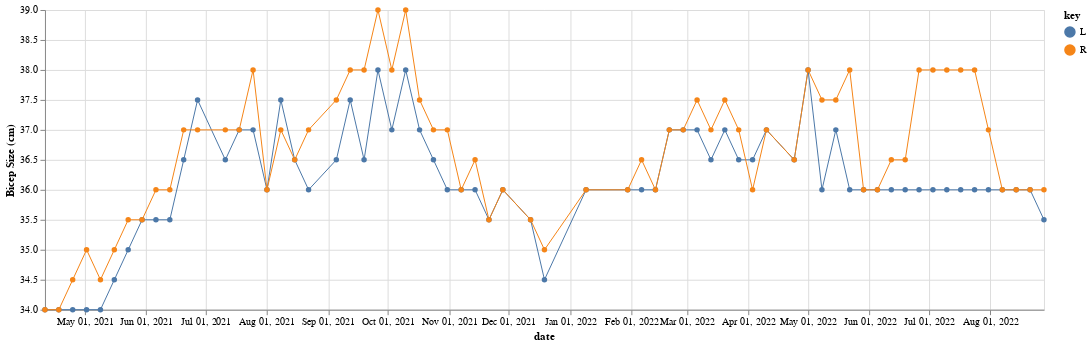

Notebook code cell kept with this figure:
### Code cell
# Biceps
chart = make_chart_LR_hover(14, 15)

chart

### Figure 1 — Vega-Lite specification as saved in the notebook (floating-point values rounded to 4 significant figures)
{"$schema": "https://vega.github.io/schema/vega-lite/v4.17.0.json", "config": {"view": {"continuousHeight": 300, "continuousWidth": 400}}, "data": {"name": "data-f3c5541deba64c58154ac125ffc0f579"}, "datasets": {"data-f3c5541deba64c58154ac125ffc0f579": [{"L": 34, "R": 34, "date": "2021-04-11T00:00:00"}, {"L": 34, "R": 34, "date": "2021-04-18T00:00:00"}, {"L": 34, "R": 34.5, "date": "2021-04-25T00:00:00"}, {"L": 34, "R": 35, "date": "2021-05-02T00:00:00"}, {"L": 34, "R": 34.5, "date": "2021-05-09T00:00:00"}, {"L": 34.5, "R": 35, "date": "2021-05-16T00:00:00"}, {"L": 35, "R": 35.5, "date": "2021-05-23T00:00:00"}, {"L": 35.5, "R": 35.5, "date": "2021-05-30T00:00:00"}, {"L": 35.5, "R": 36, "date": "2021-06-06T00:00:00"}, {"L": 35.5, "R": 36, "date": "2021-06-13T00:00:00"}, {"L": 36.5, "R": 37, "date": "2021-06-20T00:00:00"}, {"L": 37.5, "R": 37, "date": "2021-06-27T00:00:00"}, {"L": null, "R": null, "date": "2021-07-04T00:00:00"}, {"L": 36.5, "R": 37, "date": "2021-07-11T00:00:00"}, {"L": 37, "R": 37, "date": "2021-07-18T00:00:00"}, {"L": 37, "R": 38, "date": "2021-07-25T00:00:00"}, {"L": 36, "R": 36, "date": "2021-08-01T00:00:00"}, {"L": 37.5, "R": 37, "date": "2021-08-08T00:00:00"}, {"L": 36.5, "R": 36.5, "date": "2021-08-15T00:00:00"}, {"L": 36, "R": 37, "date": "2021-08-22T00:00:00"}, {"L": 36.5, "R": 37.5, "date": "2021-09-05T00:00:00"}, {"L": 37.5, "R": 38, "date": "2021-09-12T00:00:00"}, {"L": 36.5, "R": 38, "date": "2021-09-19T00:00:00"}, {"L": 38, "R": 39, "date": "2021-09-26T00:00:00"}, {"L": 37, "R": 38, "date": "2021-10-03T00:00:00"}, {"L": 38, "R": 39, "date": "2021-10-10T00:00:00"}, {"L": 37, "R": 37.5, "date": "2021-10-17T00:00:00"}, {"L": 36.5, "R": 37, "date": "2021-10-24T00:00:00"}, {"L": 36, "R": 37, "date": "2021-10-31T00:00:00"}, {"L": 36, "R": 36, "date": "2021-11-07T00:00:00"}, {"L": 36, "R": 36.5, "date": "2021-11-14T00:00:00"}, {"L": 35.5, "R": 35.5, "date": "2021-11-21T00:00:00"}, {"L": 36, "R": 36, "date": "2021-11-28T00:00:00"}, {"L": 35.5, "R": 35.5, "date": "2021-12-12T00:00:00"}, {"L": 34.5, "R": 35, "date": "2021-12-19T00:00:00"}, {"L": 36, "R": 36, "date": "2022-01-09T00:00:00"}, {"L": 36, "R": 36, "date": "2022-01-30T00:00:00"}, {"L": 36, "R": 36.5, "date": "2022-02-06T00:00:00"}, {"L": 36, "R": 36, "date": "2022-02-13T00:00:00"}, {"L": 37, "R": 37, "date": "2022-02-20T00:00:00"}, {"L": 37, "R": 37, "date": "2022-02-27T00:00:00"}, {"L": 37, "R": 37.5, "date": "2022-03-06T00:00:00"}, {"L": 36.5, "R": 37, "date": "2022-03-13T00:00:00"}, {"L": 37, "R": 37.5, "date": "2022-03-20T00:00:00"}, {"L": 36.5, "R": 37, "date": "2022-03-27T00:00:00"}, {"L": 36.5, "R": 36, "date": "2022-04-03T00:00:00"}, {"L": 37, "R": 37, "date": "2022-04-10T00:00:00"}, {"L": null, "R": null, "date": "2022-04-17T00:00:00"}, {"L": 36.5, "R": 36.5, "date": "2022-04-24T00:00:00"}, {"L": 38, "R": 38, "date": "2022-05-01T00:00:00"}, {"L": 36, "R": 37.5, "date": "2022-05-08T00:00:00"}, {"L": 37, "R": 37.5, "date": "2022-05-15T00:00:00"}, {"L": 36, "R": 38, "date": "2022-05-22T00:00:00"}, {"L": 36, "R": 36, "date": "2022-05-29T00:00:00"}, {"L": 36, "R": 36, "date": "2022-06-05T00:00:00"}, {"L": 36, "R": 36.5, "date": "2022-06-12T00:00:00"}, {"L": 36, "R": 36.5, "date": "2022-06-19T00:00:00"}, {"L": 36, "R": 38, "date": "2022-06-26T00:00:00"}, {"L": 36, "R": 38, "date": "2022-07-03T00:00:00"}, {"L": 36, "R": 38, "date": "2022-07-10T00:00:00"}, {"L": 36, "R": 38, "date": "2022-07-17T00:00:00"}, {"L": 36, "R": 38, "date": "2022-07-24T00:00:00"}, {"L": 36, "R": 37, "date": "2022-07-31T00:00:00"}, {"L": 36, "R": 36, "date": "2022-08-07T00:00:00"}, {"L": 36, "R": 36, "date": "2022-08-14T00:00:00"}, {"L": 36, "R": 36, "date": "2022-08-21T00:00:00"}, {"L": 35.5, "R": 36, "date": "2022-08-28T00:00:00"}]}, "layer": [{"encoding": {"color": {"field": "key", "type": "nominal"}, "size": {"condition": {"selection": {"not": "selector028"}, "value": 1}, "value": 3}, "x": {"axis": {"grid": true}, "field": "date", "sort": "-x", "timeUnit": "yearmonthdate", "title": "date", "type": "temporal"}, "y": {"field": "value", "impute": {"frame": [-1, 1], "method": "mean"}, "scale": {"zero": false}, "title": "Bicep Size (cm)", "type": "quantitative"}}, "mark": "line", "transform": [{"fold": ["L", "R"]}], "width": 1000}, {"encoding": {"color": {"field": "key", "type": "nominal"}, "x": {"field": "date", "type": "temporal"}, "y": {"field": "value", "type": "quantitative"}}, "mark": {"filled": true, "opacity": 1, "type": "point"}, "selection": {"selector028": {"empty": "none", "fields": ["key"], "nearest": true, "on": "mouseover", "type": "single"}}, "transform": [{"fold": ["L", "R"]}]}]}
